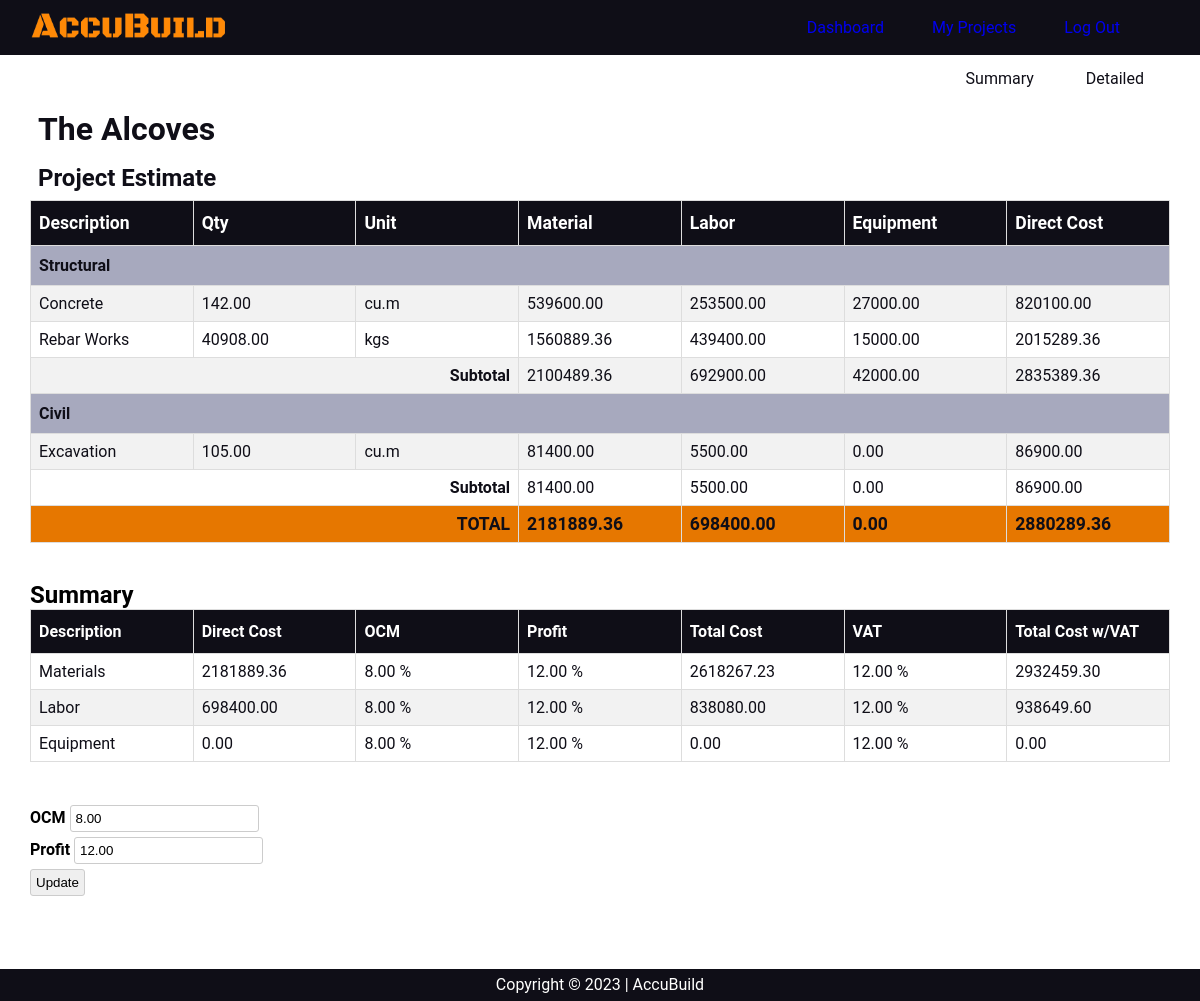
The app's page /estimate/summary/4 (signed in) with its own data.
### estimate/models.py (models this page shows, shortened)
class Project(models.Model):
    name = models.CharField(max_length=100)
    client = models.ForeignKey(Client, on_delete=models.CASCADE, related_name='scopes')
    address = models.CharField(max_length=100)
    description = models.CharField(max_length=500)
    status = models.CharField(max_length=100)
    area = models.DecimalField(max_digits=8, decimal_places=2)
    bid_deadline = models.DateField()
    estimator = models.ForeignKey(User, on_delete=models.CASCADE, related_name="estimator_projects")
    manager = models.ForeignKey(User, on_delete=models.CASCADE, related_name="manager_projects")
    timestamp = models.DateTimeField(auto_now_add=True)
    material = models.DecimalField(max_digits=20, decimal_places=2, default=0, blank=True, null=True)
    labor = models.DecimalField(max_digits=20, decimal_places=2, default=0, blank=True, null=True)
    equipment = models.DecimalField(max_digits=20, decimal_places=2, default=0, blank=True, null=True)
    ocm = models.DecimalField(max_digits=20, decimal_places=2, default=10 , blank=True, null=True)
    profit = models.DecimalField(max_digits=20, decimal_places=2, default=12, blank=True, null=True)
    vat = models.DecimalField(max_digits=20, decimal_places=2, default=12 , blank=True, null=True)
    progress = models.CharField(max_length=20, default='on-going', blank=True, null=True)
    reject_msg = models.CharField(max_length=200, default='', blank=True, null=True)
    @property
    def direct_cost(self):
        return self.material + self.labor + self.equipment
    @property
    def markup(self):
        return self.ocm + self.profit
    @property
    def material_no_vat(self):
        return round(self.material * (1 + (self.markup / 100)), 2)
    @property
    def material_w_vat(self):
        return round(self.material_no_vat * (1 + (self.vat / 100)), 2)
    @property
    def labor_no_vat(self):
        return round(self.labor * (1 + (self.markup / 100)), 2)
    @property
    def labor_w_vat(self):
        return round(self.labor_no_vat * (1 + (self.vat / 100)), 2)
    @property
    def equipment_no_vat(self):
        return round(self.equipment * (1 + (self.markup / 100)), 2)
    @property
    def equipment_w_vat(self):
        return round(self.equipment_no_vat * (1 + (self.vat / 100)), 2)

class Division(models.Model):
    name = models.CharField(max_length=100)
    project = models.ManyToManyField(Project, blank=True, related_name="divisions")

class Scope(models.Model):
    name = models.CharField(max_length=100)
    division = models.ForeignKey(Division, on_delete=models.CASCADE, related_name='scopes')
    project = models.ForeignKey(Project, on_delete=models.CASCADE, related_name='scopes', null=True, blank=True)
    qty = models.DecimalField(max_digits=20, decimal_places=2, default=0)
    unit = models.CharField(max_length=20, default="lot")
    material = models.DecimalField(max_digits=20, decimal_places=2, default=0)
    labor = models.DecimalField(max_digits=20, decimal_places=2, default=0)
    equipment = models.DecimalField(max_digits=20, decimal_places=2, default=0)
    @property
    def direct_cost(self):
        return self.material + self.labor + self.equipment

class DivisionCost(models.Model):
    project = models.ForeignKey(Project, on_delete=models.CASCADE, related_name='division_costs')
    division = models.ForeignKey(Division, on_delete=models.CASCADE, related_name='division_costs')
    material = models.DecimalField(max_digits=20, decimal_places=2, default=0)
    labor = models.DecimalField(max_digits=20, decimal_places=2, default=0)
    equipment = models.DecimalField(max_digits=20, decimal_places=2, default=0)
    @property
    def direct_cost(self):
        return self.material + self.labor + self.equipment

### estimate/views.py (the view)
# urls.py: path("summary/<int:project_id>", views.project, name="project"),
@login_required
def project(request, project_id):
    project = Project.objects.get(pk=project_id)
    divisions = Division.objects.filter(project=project).prefetch_related(
        Prefetch('scopes', queryset=Scope.objects.filter(project=project)),
        Prefetch('division_costs', queryset=DivisionCost.objects.filter(project=project))
    )
    return render(request, "estimate/project.html", {
        "project": project,
        "divisions": divisions
    })

### estimate/templates/estimate/project.html (shortened to what this page needs)
{% extends "estimate/layout.html" %}
{% block main %}
<div class="container">
    <nav class="project_nav">
        <ul>
          <li>
            <a href="{% url 'project' project.id %}">Summary</a>
          </li>
        </ul>
        <ul>
          <li>
            <a href="{% url 'detailed' project.id %}">Detailed</a>
          </li>
        </ul>
    </nav>
    <h2 class="second-header" style="font-size: 2rem;">{{ project.name }}</h2>
    <h2 class="second-header">Project Estimate</h2>
    <table class="project_table">
        <thead>
            <tr>
                <th>Description</th>
                <th>Qty</th>
                <th>Unit</th>
                <th>Material</th>
                <th>Labor</th>
                <th>Equipment</th>
                <th>Direct Cost</th>
            </tr>
        </thead>
        <tbody>
            {% for division in divisions %}
                <tr>
                    <th colspan="7">{{ division.name }}</th>
                </tr>
                {% for scope in division.scopes.all %}
                    <tr>
                        <td>{{ scope.name }}</td>
                        <td>{{ scope.qty }}</td>
                        <td>{{ scope.unit }}</td>
                        <td>{{ scope.material }}</td>
                        <td>{{ scope.labor }}</td>
                        <td>{{ scope.equipment }}</td>
                        <td>{{ scope.direct_cost }}</td>
                    </tr>
                {% endfor %}
                <tr>
                    <td colspan="3" style="text-align: right;"><b>Subtotal</b></td>
                    <td>{{ division.division_costs.first.material }}</td>
                    <td>{{ division.division_costs.first.labor }}</td>
                    <td>{{ division.division_costs.first.equipment }}</td>
                    <td>{{ division.division_costs.first.direct_cost }}</td>
                </tr>
            {% endfor %}
            <tr>
                <td colspan="3" style="text-align: right;"><b>TOTAL</b></td>
                <td>{{ project.material }}</td>
                <td>{{ project.labor }}</td>
                <td>{{ project.equipment }}</td>
                <td>{{ project.direct_cost }}</td>
            </tr>
        </tbody>
    </table>
    <br>
    <br>
    <h2>Summary</h2>
    <table class="project_summary">
        <thead>
            <tr>
                <th>Description</th>
                <th>Direct Cost</th>
                <th>OCM</th>
                <th>Profit</th>
                <th>Total Cost</th>
                <th>VAT</th>
                <th>Total Cost w/VAT</th>
            </tr>
        </thead>
        <tbody>
            <tr>
                <td>Materials</td>
                <td>{{ project.material }}</td>
                <td>{{ project.ocm }} %</td>
                <td>{{ project.profit }} %</td>
                <td>{{ project.material_no_vat }}</td>
                <td>{{ project.vat }} %</td>
                <td>{{ project.material_w_vat }}</td>
            </tr>
            <tr>
                <td>Labor</td>
                <td>{{ project.labor }}</td>
                <td>{{ project.ocm }} %</td>
                <td>{{ project.profit }} %</td>
                <td>{{ project.labor_no_vat }}</td>
                <td>{{ project.vat }} %</td>
                <td>{{ project.labor_w_vat }}</td>
            </tr>
            <tr>
                <td>Equipment</td>
                <td>{{ project.equipment }}</td>
                <td>{{ project.ocm }} %</td>
                <td>{{ project.profit }} %</td>
                <td>{{ project.equipment_no_vat }}</td>
                <td>{{ project.vat }} %</td>
                <td>{{ project.equipment_w_vat }}</td>
            </tr>
        </tbody>
    </table>
    <br>
    <br>
    <form action="{% url 'update_markup' project.id %}" method="post" id="update_markup">
        <label for="ocm">OCM</label>
        <input type="text" name="ocm" id="ocm" value="{{ project.ocm }}">
        <br>
        <label for="profit">Profit</label>
        <input type="text" name="profit" id="profit" value="{{ project.profit }}">
        <br>
        <input type="submit" value="Update">
    </form>
    <br>
    <br>
    <br>
</div>
{% endblock %}

### estimate/static/estimate/styles.css (style rules this page uses)
:root { --clr-primary-100: #0f0e17; --clr-primary-200: #fffffe; --clr-primary-300: #ff8906; --clr-primary-400: black; --clr-primary-500: #a7a9be; --clr-primary-600: #e53170; --clr-primary-700: #e67700; --clr-primary-800: #f18eb3; }
html { box-sizing: border-box; font-family: "Roboto", "Helvetica Neue", Helvetica, Arial, sans-serif; }
*, *::before, *::after { box-sizing: inherit; }
body { margin: 0 auto; min-height: 100vh; position: relative; }
* { margin: 0; padding: 0; }
.container { margin-inline: auto; padding-bottom: 3rem; width: min(95%, 75rem); }
.second-header { padding: 0.5rem; color: var(--clr-primary-100); }
table, tr, th, td { table-layout: fixed; width: 100%; border-collapse: collapse; border: 1px solid gray; color: var(--clr-primary-100); }
th { text-align: left; }
.project_nav { display: flex; justify-content: flex-end; }
.project_nav ul { list-style-type: none; margin: 0; padding: 0; display: flex; }
.project_nav li { margin: 0 10px; }
.project_nav li a { display: block; color: var(--clr-primary-100); text-align: center; padding: 14px 16px; text-decoration: none; }
.project_table { border-collapse: collapse; width: 100%; }
.project_table td, .project_table th { border: 1px solid #ddd; padding: 8px; }
.project_table tr:nth-child(even) { background-color: #f2f2f2; }
.project_table tr:last-child { background-color: var(--clr-primary-700); font-weight: bold; font-size: 1.1rem; }
.project_table thead th { padding-top: 12px; padding-bottom: 12px; text-align: left; background-color: var(--clr-primary-100); color: white; }
.project_table tbody th { padding-top: 10px; padding-bottom: 10px; text-align: left; background-color: var(--clr-primary-500); color: var(--clr-primary-100); }
.project_summary { border-collapse: collapse; width: 100%; }
.project_summary td, .project_summary th { border: 1px solid #ddd; padding: 8px; }
.project_summary tr:nth-child(even) { background-color: #f2f2f2; }
.project_summary th { padding-top: 12px; padding-bottom: 12px; text-align: left; background-color: var(--clr-primary-100); color: white; }
#update_markup label, .response_form label { font-weight: bold; margin-bottom: 5px; }
#update_markup input[type="text"], .response_form input[type="text"], #update_markup input[type="submit"], .response_form input[type="submit"] { margin-top: 5px; padding: 5px; border: 1px solid #ccc; border-radius: 3px; }

### records on screen
Project: name "The Alcoves", material "2181889.36", labor "698400.00", equipment "0.00", direct_cost "2880289.36", ocm "8.00", profit "12.00", material_no_vat "2618267.23", vat "12.00", material_w_vat "2932459.30", labor_no_vat "838080.00", labor_w_vat "938649.60", equipment_no_vat "0.00", equipment_w_vat "0.00"
Division: name "Structural", division_costs.first.material "2100489.36", division_costs.first.labor "692900.00", division_costs.first.equipment "42000.00", division_costs.first.direct_cost "2835389.36"
Scope: name "Concrete", qty "142.00", unit "cu.m", material "539600.00", labor "253500.00", equipment "27000.00", direct_cost "820100.00"
Scope: name "Rebar Works", qty "40908.00", unit "kgs", material "1560889.36", labor "439400.00", equipment "15000.00", direct_cost "2015289.36"
Division: name "Civil", division_costs.first.material "81400.00", division_costs.first.labor "5500.00", division_costs.first.equipment "0.00", division_costs.first.direct_cost "86900.00"
Scope: name "Excavation", qty "105.00", unit "cu.m", material "81400.00", labor "5500.00", equipment "0.00", direct_cost "86900.00"
